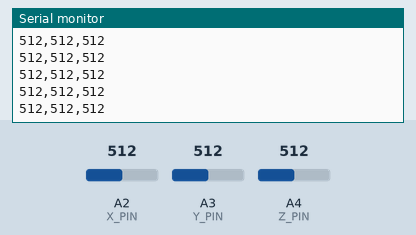
Recording of a sketch running on a simulated Arduino Uno, built with avr-gcc and run on an emulated ATmega328P. Shown: the last lines printed to the serial monitor. Inputs (shaded band) come from the test bench; at power-on: A2 (X_PIN) = 512, A3 (Y_PIN) = 512, A4 (Z_PIN) = 512.

Above: at 1.2 s.
1.3 s: A2 (X_PIN) set to 11
At 1.9 s:
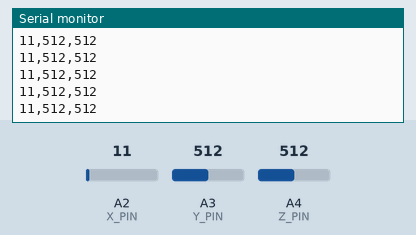
2.8 s: A2 (X_PIN) set to 8
At 3.3 s:
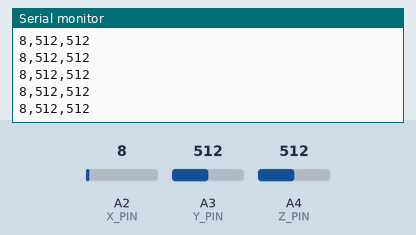
4.3 s: A3 (Y_PIN) set to 991
At 5.0 s:
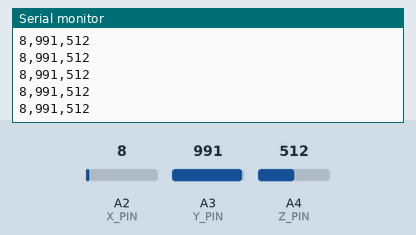
5.8 s: A3 (Y_PIN) set to 1010
At 6.3 s:
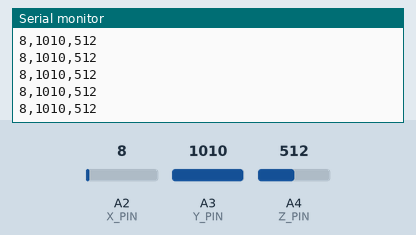
Timing chart, 0 to 8.8 s (numbered marks = the images above; inputs shaded):
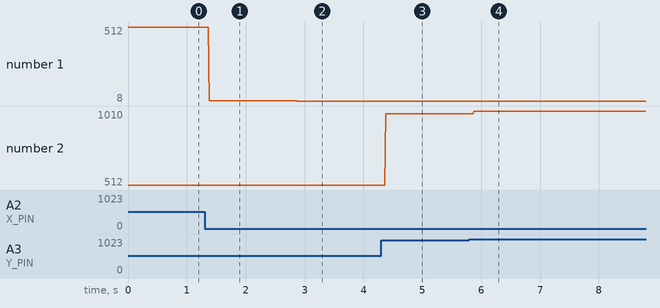

The sketch:

TutorialAnalogInputPar2.ino
```cpp
unsigned int ax = 0;
unsigned int ay = 0;
unsigned int az = 0;


void setup() {
  // put your setup code here, to run once:
  Serial.begin(9600);
  setupAccelSensor();
}

void loop() {
  readAccelSensor();
  Serial.print(ax);
  Serial.print(",");
  Serial.print(ay);
  Serial.print(",");
  Serial.println(az);
}
```

Accelerometer.ino
```cpp
const int X_PIN = A2;
const int Y_PIN = A3;
const int Z_PIN = A4;

void setupAccelSensor() {
  pinMode(X_PIN, INPUT);
  pinMode(Y_PIN, INPUT);
  pinMode(Z_PIN, INPUT);
}

void readAccelSensor() {
  ax = analogRead(X_PIN);
  ay = analogRead(Y_PIN);
  az = analogRead(Z_PIN);
}
```

Measured:
- after the input at 1.3 s, the serial monitor: prints a new line after 0.08 s (image 1)
- after the input at 2.8 s, the serial monitor: prints a new line after 0.08 s (image 2)
- after the input at 4.3 s, the serial monitor: prints a new line after 0.08 s (image 3)
- after the input at 5.8 s, the serial monitor: prints a new line after 0.07 s (image 4)
- plotted number 1: 512 → 11 after the input at 1.3 s, 11 → 8 after the input at 2.8 s
- plotted number 2: 512 → 991 after the input at 4.3 s, 991 → 1010 after the input at 5.8 s
